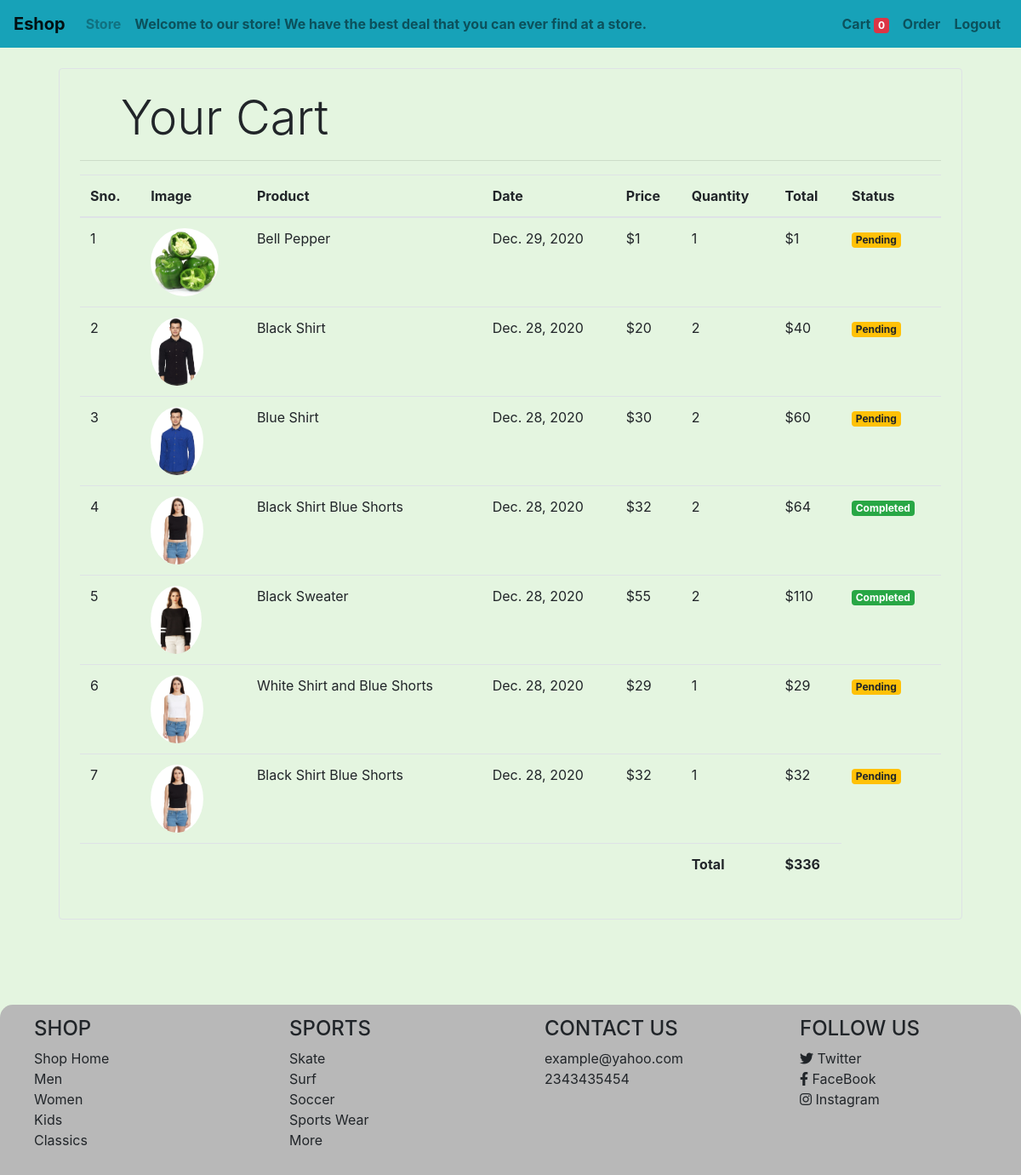
The page /orders/ (signed in) on the database its author committed.
### store/models/orders.py (models this page shows, shortened)
class Order(models.Model):
    product = models.ForeignKey(Product, on_delete=models.CASCADE)
    customer = models.ForeignKey(Customer, on_delete=models.CASCADE)
    quantity = models.IntegerField(default=1)
    price = models.IntegerField()
    address = models.CharField(max_length=50, default='', blank=True)
    phone = models.CharField(max_length=50, default='', blank=True)
    date = models.DateField(default=datetime.datetime.today)
    status = models.BooleanField(default=False)
    @staticmethod
    def get_orders_by_customer(customer_id):
        return Order\
            .objects\
            .filter(customer = customer_id)\
            .order_by('-date')

### store/models/product.py (models this page shows, shortened)
class Product(models.Model):
    name = models.CharField(max_length=50)
    price = models.IntegerField(default=0)
    category = models.ForeignKey(Category, on_delete=models.CASCADE, default=1)
    description = models.CharField(max_length=200, default='', null=True, blank=True)
    image = models.ImageField(upload_to='uploads/products/')

### store/views/orders.py (the view)
# urls.py: path('orders/', OrderView.as_view(), name='order')
class OrderView(View):
    @method_decorator(auth_middleware)
    def get(self, request):
        cart = request.session.get('cart')
        if not cart:
            request.session['cart'] = {}
        customer = request.session.get('customer')
        orders = Order.get_orders_by_customer(customer)
        return render(request, 'orders.html', {'orders': orders})

### store/templatetags/cart.py (called while the page is built)
@register.filter(name='total')
def total(orders):
    sum = 0
    for order in orders:
        sum += (order.quantity * order.price)
    return sum

### store/templatetags/custom_filter.py (called while the page is built)
@register.filter(name='currency')
def currency(number):
    return "$" + str(number)

@register.filter(name='multiply')
def multiply(number, number1):
    return number * number1

### store/templates/orders.html
{% extends 'base.html' %}
{% block content %}
{% load cart %}
{% load custom_filter %}
    <div class="container">
        <div class="border rounded p-4 m-4">
            <p class="display-4 pl-4 ml-4">Your Cart</p>
            <hr>
            <table class="table">
                <thead>
                    <tr>
                        <th>Sno.</th>
                        <th>Image</th>
                        <th>Product</th>
                        <th>Date</th>
                        <th>Price</th>
                        <th>Quantity</th>
                        <th>Total</th>
                        <th>Status</th>
                    </tr>
                </thead>
                <tbody>
                    {% for order in orders %}
                        <tr>
                            <td>{{forloop.counter}}</td>
                            <td><img style="height:80px" class="rounded-circle" src="{{ order.product.image.url }}" alt=""></td>
                            <td>{{ order.product.name }}</td>
                            <td>{{ order.date }}</td>
                            <td>{{ order.price|currency }}</td>
                            <td>{{ order.quantity }}</td>
                            <td>{{ order.quantity|multiply:order.price|currency }}</td>
                            {% if order.status %}
                                <td><small class="badge badge-success">Completed</small></td>
                            {% else %}
                                <td><small class="badge badge-warning">Pending</small></td>
                            {% endif %}
                        </tr>
                    {% endfor %}
                </tbody>
                <tfoot>
                    <tr>
                        <th colspan="5"></th>
                        <th>Total</th>
                        <th>{{ orders|total|currency }}</th>
                    </tr>
                </tfoot>
            </table>
        </div>
    </div>
{% endblock content %}

### store/templates/base.html (shortened to what this page needs)
{% load static %}
<!doctype html>
<html lang="en">
  <head>
    <link rel="stylesheet" href="https://maxcdn.bootstrapcdn.com/bootstrap/4.0.0/css/bootstrap.min.css">
    <link rel="stylesheet" href="https://pro.fontawesome.com/releases/v5.10.0/css/all.css"/>
    <link rel="stylesheet" type="text/css" href="{% static 'store/style.css' %}">
  </head>
  <body>
    <div class="wrapper">
    <nav class="navbar navbar-expand-lg navbar-light bg-info">
        <a class="navbar-brand font-weight-bold" href="{% url 'homepage' %}">Eshop</a>
        <div class="collapse navbar-collapse" id="navbarNav">
          <ul class="navbar-nav">
            <li class="nav-item">
                <a class="nav-link disabled font-weight-bold" href="#">Store</a>
              </li>
            <li class="nav-item font-weight-bold">
              <a id="move" class="nav-link" href="#">Welcome to our store! We have the best deal that you can ever find at a store.<span class="sr-only">(current)</span></a>
            </li>
          </ul>
          <ul class="navbar-nav ml-auto">
            <li class="nav-item text-lg font-weight-bold">
                <a class="nav-link" href="/cart">Cart
                <span class="badge badge-danger">{{ request.session.cart.keys|length }}</span></a>
              </li>
            {% if request.session.customer %}
              <li class="nav-item text-lg font-weight-bold">
                  <a class="nav-link" href="/orders">Order</a>
                </li>
                <li class="nav-item font-weight-bold">
                  <a class="nav-link" href="/logout">Logout</a>
                </li>
            {% endif %}
          </ul>
        </div>
      </nav>
    {% block content %}{% endblock %}
  </div>
    <footer class="footer">
      <div class="jumbotron jumbotron-fluid" style="margin-bottom: 0;height:200px;background-color: #B8B8B8;border-top-left-radius:15px;border-top-right-radius: 15px;">
        <div class="container1" style="position: relative;top:-50px;">
          <ul>
            <li><h4>SHOP</h4></li>
            <li>Shop Home</li>
            <li>Men</li>
            <li>Women</li>
            <li>Kids</li>
            <li>Classics</li>
          </ul>
          <ul>
            <li><h4>SPORTS</h4></li>
            <li>Skate</li>
            <li>Surf</li>
            <li>Soccer</li>
            <li>Sports Wear</li>
            <li>More</li>
          </ul>
          <ul>
            <li><h4>CONTACT US</h4></li>
            <li>example@yahoo.com</li>
            <li>2343435454</li>
          </ul>
          <ul>
            <li><h4>FOLLOW US</h4></li>
            <li><i class="fab fa-twitter"></i> Twitter</li>
            <li><i class="fab fa-facebook-f"></i> FaceBook</li>
            <li><i class="fab fa-instagram"></i> Instagram</li>
          </ul>
        </div>
      </div>
    </footer>
  </body>
</html>

### store/static/store/style.css (style rules this page uses)
.container1 { display: grid; grid-template-columns: repeat(4,1fr); }
ul { list-style-type: none; }

### store/templates/base.html (style rules this page uses)
html { position: relative; min-height: 100%; }
html, body { margin: 0; padding: 0; }
body { background-color: #E4F5E0 ; }
.footer { position: absolute; bottom: 0; left: 0; right: 0; }
.wrapper { margin-bottom: 300px; }
#move { -webkit-animation: moving 6s infinite; animation: moving 6s infinite; animation-direction: alternate-reverse; position: relative; }

### rows shown on the page
Order: product.image (picture), product.name "Bell Pepper", date "Dec. 29, 2020", price "$1", quantity "1", quantity|multiply "$1", status "Pending", quantity+price "$336"
Order: product.image (picture), product.name "Black Shirt", date "Dec. 28, 2020", price "$20", quantity "2", quantity|multiply "$40", status "Pending"
Order: product.image (picture), product.name "Blue Shirt", date "Dec. 28, 2020", price "$30", quantity "2", quantity|multiply "$60", status "Pending"
Order: product.image (picture), product.name "Black Shirt Blue Shorts", date "Dec. 28, 2020", price "$32", quantity "2", quantity|multiply "$64", status "Completed"
Order: product.image (picture), product.name "Black Sweater", date "Dec. 28, 2020", price "$55", quantity "2", quantity|multiply "$110", status "Completed"
Order: product.image (picture), product.name "White Shirt and Blue Shorts", date "Dec. 28, 2020", price "$29", quantity "1", quantity|multiply "$29", status "Pending"
Order: product.image (picture), product.name "Black Shirt Blue Shorts", date "Dec. 28, 2020", price "$32", quantity "1", quantity|multiply "$32", status "Pending"

### other values the page prints
{{ request.session.cart.keys|length }} "0"
